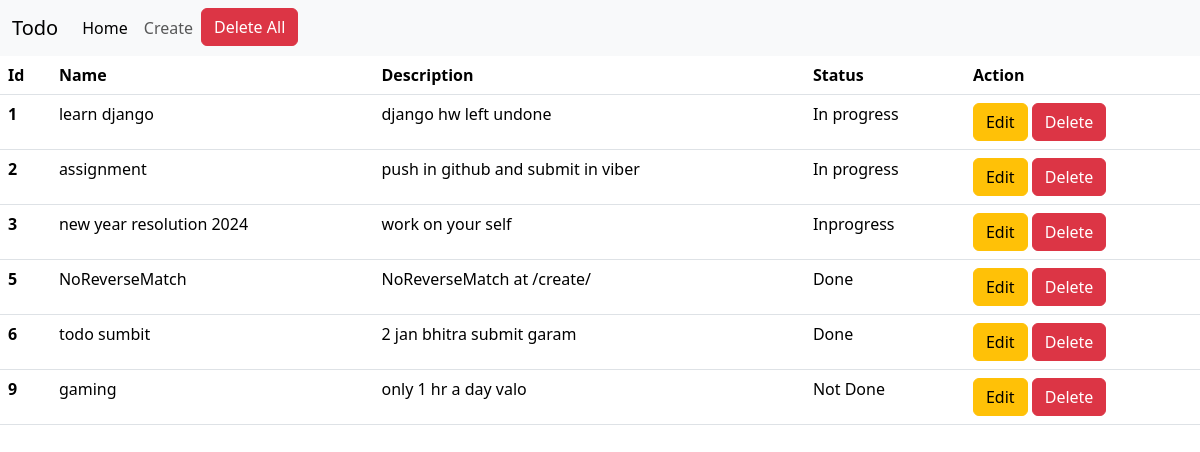
The page / on the database its author committed.
### base/models.py (models this page shows)
class Todo(models.Model):
    name = models.CharField(max_length = 200)
    description = models.TextField()
    status = models.CharField(max_length = 50, choices=[('Done','Done'),('In progress','In progress'),('Not done','Not done')],default='In progress')

### base/views.py (the view)
# urls.py: 2. Add a URL to urlpatterns:  path('', views.home, name='home')
def home(request):
    todos = Todo.objects.all()
    content = {'todos': todos}
    return render(request, 'index.html', context = content)

### template/index.html (shortened to what this page needs)
<html>
    <head>
        <link href="https://cdn.jsdelivr.net/npm/bootstrap@5.3.2/dist/css/bootstrap.min.css" rel="stylesheet">
    </head>
<body>
  {% include 'nav.html' %}
  <table class="table">
    <thead>
      <tr>
        <th scope="col">Id</th>
        <th scope="col">Name</th>
        <th scope="col">Description</th>
        <th scope="col">Status</th>
        <th scope="col">Action</th>
      </tr>
    </thead>
    <tbody>
    {% for todo in todos %}
      <tr>
        <th scope="row">{{todo.id}}</th>
        <td>{{todo.name}}</td>
        <td>{{todo.description}}</td>
        <td>{{todo.status}}</td>
        <td>
          <a href="{% url 'edit' pk=todo.id %}"><button class="btn btn-warning">Edit</button></a>
          <a href="{% url 'delete' pk=todo.id %}"><button class="btn btn-danger">Delete</button></a></td>
        </tr>
    {% endfor %}
    </tbody>
  </table>
</body>
</html>

### template/nav.html (shortened to what this page needs)
<html>
    <head>
        <link href="https://cdn.jsdelivr.net/npm/bootstrap@5.3.2/dist/css/bootstrap.min.css" rel="stylesheet">
    </head>
    <body>
        <nav class="navbar navbar-expand-lg bg-body-tertiary">
            <div class="container-fluid">
              <a class="navbar-brand" href="#">Todo</a>
              <div class="collapse navbar-collapse" id="navbarNav">
                <ul class="navbar-nav">
                  <li class="nav-item">
                    <a class="nav-link active" aria-current="page" href="{% url 'home' %}">Home</a>
                  </li>
                  <li class="nav-item">
                    <a class="nav-link" href="{% url 'create' %}">Create</a>
                  </li>
                  <a href="{% url 'delete_all' %}"><button class="btn btn-danger" class="btn btn-right">Delete All</button></a></td>
                </ul>
              </div>
            </div>
        </nav>
    </body>
</html>

### rows shown on the page
Todo: id "1", name "learn django", description "django hw left undone", status "In progress"
Todo: id "2", name "assignment", description "push in github and submit in viber", status "In progress"
Todo: id "3", name "new year resolution 2024", description "work on your self", status "Inprogress"
Todo: id "5", name "NoReverseMatch", description "NoReverseMatch at /create/", status "Done"
Todo: id "6", name "todo sumbit", description "2 jan bhitra submit garam", status "Done"
Todo: id "9", name "gaming", description "only 1 hr a day valo", status "Not Done"
